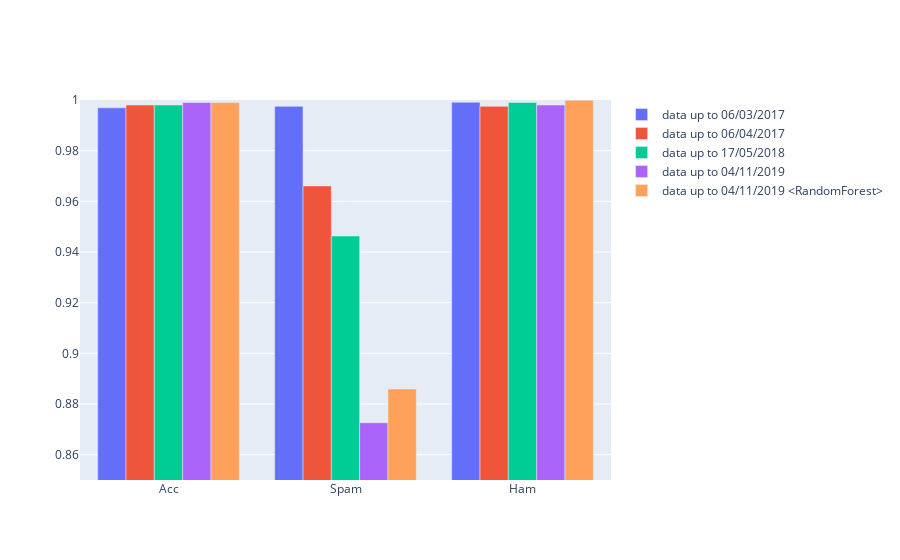

Notebook cell for this chart:
### Markdown cell above
##### Results

###### Accuracy of model for data up to 06/03/2017
Counter({(False, False): 56495, (True, True): 1652, (False, True): 140, (True, False): 38})<br/>
Spam->Spam: 0.9775<br/>
Ham -> Ham: 0.9975<br/>
Accuracy: 0.9969<br/>
\----
###### Accuracy of model for data up to 06/04/2017
Counter({(False, False): 58746, (True, True): 1855, (True, False): 65, (False, True): 54})<br/>
Spam->Spam: 0.9661<br/>
Ham -> Ham: 0.9991<br/>
Accuracy: 0.9980<br/>
\----
###### Accuracy of model for data up to 17/05/2018
Counter({(False, False): 133426, (True, True): 2627, (True, False): 149, (False, True): 128})<br/>
Spam->Spam: 0.9463<br/>
Ham -> Ham: 0.9990<br/>
Accuracy: 0.9980<br/>
\----
###### Accuracy of model for data up to 04/11/2019
Counter({(False, False): 482380, (True, True): 3526, (False, True): 970, (True, False): 515})<br/>
Spam->Spam: 0.8726<br/>
Ham -> Ham: 0.9980<br/>
Accuracy: 0.9970<br/>
\----
###### Accuracy of model for data up to 04/11/2019 with RandomForest Model
Counter({(False, False): 483307, (True, True): 3580, (True, False): 461, (False, True): 43})<br/>
Spam->Spam: 0.8859<br/>
Ham -> Ham: 0.9999<br/>
Accuracy: 0.9990<br/>

### Code cell
import plotly.graph_objects as go

class CurrentModel:
    
    def __init__(self, acc, spam_spam, ham_ham, name):
        self.acc = acc
        self.spam_spam = spam_spam
        self.ham_ham = ham_ham
        self.name = name
        
    def plot(self):
        x = ['Acc', 'Spam', 'Ham']
        y = [self.acc, self.spam_spam, self.ham_ham]
        fig = go.Figure()
        fig.add_trace(go.Histogram(
            x=x,
            y=y,
            name=name
        ))
        fig.show()

def plot_all(models):
    x = ['Acc', 'Spam', 'Ham']
    fig = go.Figure()
    for model in models:
        fig.add_trace(go.Bar(
            x=x,
            y=[model.acc, model.spam_spam, model.ham_ham],
            name=model.name
        ))
    fig.update_yaxes(range=[0.85, 1])
    fig.show()
    
model_06_03_2017 = CurrentModel(0.9969, 0.9975, 0.9991, 'data up to 06/03/2017')
model_06_04_2017 = CurrentModel(0.9980, 0.9661, 0.9975, 'data up to 06/04/2017')
model_17_05_2018 = CurrentModel(0.9980, 0.9463, 0.9990, 'data up to 17/05/2018')
model_04_11_2019 = CurrentModel(0.9990, 0.8726, 0.9980, 'data up to 04/11/2019')
model_04_11_2019_RandomForest = CurrentModel(0.9990, 0.8859, 0.9999, 'data up to 04/11/2019 <RandomForest>')

models = [
    model_06_03_2017,
    model_06_04_2017,
    model_17_05_2018,
    model_04_11_2019,
    model_04_11_2019_RandomForest
]

plot_all(models)

### Figure 1 — Plotly figure (JSON) as saved in the notebook; plotly's stock layout.template omitted (floating-point values rounded to 4 significant figures)
{"data": [{"name": "data up to 06/03/2017", "type": "bar", "x": ["Acc", "Spam", "Ham"], "y": [0.9969, 0.9975, 0.9991]}, {"name": "data up to 06/04/2017", "type": "bar", "x": ["Acc", "Spam", "Ham"], "y": [0.998, 0.9661, 0.9975]}, {"name": "data up to 17/05/2018", "type": "bar", "x": ["Acc", "Spam", "Ham"], "y": [0.998, 0.9463, 0.999]}, {"name": "data up to 04/11/2019", "type": "bar", "x": ["Acc", "Spam", "Ham"], "y": [0.999, 0.8726, 0.998]}, {"name": "data up to 04/11/2019 <RandomForest>", "type": "bar", "x": ["Acc", "Spam", "Ham"], "y": [0.999, 0.8859, 0.9999]}], "layout": {"yaxis": {"range": [0.85, 1]}}}
